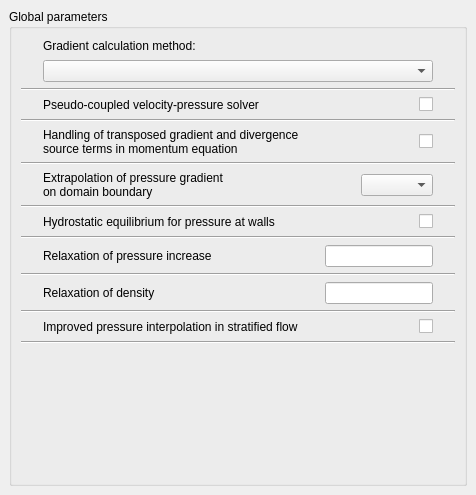
<?xml version="1.0" encoding="UTF-8"?>
<ui version="4.0">
 <class>NumericalParamGlobalForm</class>
 <widget class="QWidget" name="NumericalParamGlobalForm">
  <property name="geometry">
   <rect>
    <x>0</x>
    <y>0</y>
    <width>476</width>
    <height>495</height>
   </rect>
  </property>
  <property name="windowTitle">
   <string>Form</string>
  </property>
  <layout class="QGridLayout">
   <property name="leftMargin">
    <number>9</number>
   </property>
   <property name="topMargin">
    <number>9</number>
   </property>
   <property name="rightMargin">
    <number>9</number>
   </property>
   <property name="bottomMargin">
    <number>9</number>
   </property>
   <property name="spacing">
    <number>6</number>
   </property>
   <item row="0" column="0">
    <widget class="QGroupBox" name="groupBox">
     <property name="mouseTracking">
      <bool>false</bool>
     </property>
     <property name="toolTip">
      <string>&lt;html&gt;&lt;head/&gt;&lt;body&gt;&lt;p&gt;&lt;span style=&quot; font-size:9pt;&quot;&gt;Define global numerical parameters for the calculation.&lt;/span&gt;&lt;/p&gt;&lt;/body&gt;&lt;/html&gt;</string>
     </property>
     <property name="title">
      <string>Global parameters</string>
     </property>
     <layout class="QGridLayout">
      <property name="leftMargin">
       <number>9</number>
      </property>
      <property name="topMargin">
       <number>9</number>
      </property>
      <property name="rightMargin">
       <number>9</number>
      </property>
      <property name="bottomMargin">
       <number>9</number>
      </property>
      <property name="spacing">
       <number>6</number>
      </property>
      <item row="3" column="0">
       <widget class="Line" name="line_2">
        <property name="orientation">
         <enum>Qt::Horizontal</enum>
        </property>
       </widget>
      </item>
      <item row="5" column="0">
       <widget class="Line" name="line_3">
        <property name="orientation">
         <enum>Qt::Horizontal</enum>
        </property>
       </widget>
      </item>
      <item row="7" column="0">
       <widget class="Line" name="line_6">
        <property name="orientation">
         <enum>Qt::Horizontal</enum>
        </property>
       </widget>
      </item>
      <item row="9" column="0">
       <widget class="Line" name="line_4">
        <property name="orientation">
         <enum>Qt::Horizontal</enum>
        </property>
       </widget>
      </item>
      <item row="11" column="0">
       <widget class="Line" name="line_5">
        <property name="orientation">
         <enum>Qt::Horizontal</enum>
        </property>
       </widget>
      </item>
      <item row="12" column="0">
       <layout class="QHBoxLayout">
        <property name="spacing">
         <number>6</number>
        </property>
        <property name="leftMargin">
         <number>0</number>
        </property>
        <property name="topMargin">
         <number>0</number>
        </property>
        <property name="rightMargin">
         <number>0</number>
        </property>
        <property name="bottomMargin">
         <number>0</number>
        </property>
        <item>
         <spacer>
          <property name="orientation">
           <enum>Qt::Horizontal</enum>
          </property>
          <property name="sizeHint" stdset="0">
           <size>
            <width>16</width>
            <height>16</height>
           </size>
          </property>
         </spacer>
        </item>
        <item>
         <widget class="QFrame" name="frame">
          <property name="minimumSize">
           <size>
            <width>390</width>
            <height>16</height>
           </size>
          </property>
          <property name="frameShape">
           <enum>QFrame::NoFrame</enum>
          </property>
          <property name="frameShadow">
           <enum>QFrame::Raised</enum>
          </property>
          <layout class="QGridLayout">
           <property name="leftMargin">
            <number>0</number>
           </property>
           <property name="topMargin">
            <number>0</number>
           </property>
           <property name="rightMargin">
            <number>0</number>
           </property>
           <property name="bottomMargin">
            <number>0</number>
           </property>
           <property name="spacing">
            <number>6</number>
           </property>
           <item row="0" column="0">
            <layout class="QHBoxLayout">
             <property name="spacing">
              <number>6</number>
             </property>
             <property name="leftMargin">
              <number>0</number>
             </property>
             <property name="topMargin">
              <number>0</number>
             </property>
             <property name="rightMargin">
              <number>0</number>
             </property>
             <property name="bottomMargin">
              <number>0</number>
             </property>
             <item>
              <widget class="QLabel" name="labelSRROM">
               <property name="toolTip">
                <string>&lt;html&gt;&lt;head/&gt;&lt;body&gt;&lt;p&gt;&lt;span style=&quot; font-size:9pt;&quot;&gt;Define the sub-relaxation coefficient &lt;/span&gt;&lt;span style=&quot; font-size:9pt; font-weight:600;&quot;&gt;SRROM&lt;/span&gt;&lt;span style=&quot; font-size:9pt;&quot;&gt; for the density, in case of gas combustion, pulverized coal or electric arcs: &lt;/span&gt;&lt;/p&gt;&lt;p&gt;&lt;span style=&quot; font-size:9pt; font-weight:600;&quot;&gt;rho&lt;/span&gt;&lt;span style=&quot; font-size:9pt; font-weight:600; vertical-align:super;&quot;&gt;n+1&lt;/span&gt;&lt;span style=&quot; font-size:9pt; font-weight:600;&quot;&gt; = SRROM * rho&lt;/span&gt;&lt;span style=&quot; font-size:9pt; font-weight:600; vertical-align:super;&quot;&gt;n&lt;/span&gt;&lt;span style=&quot; font-size:9pt; font-weight:600;&quot;&gt; + (1-SRROM) * rho&lt;/span&gt;&lt;span style=&quot; font-size:9pt; font-weight:600; vertical-align:super;&quot;&gt;n+1&lt;/span&gt;&lt;/p&gt;&lt;p&gt;&lt;span style=&quot; font-size:9pt;&quot;&gt;(Code_Saturne key word: &lt;/span&gt;&lt;span style=&quot; font-size:9pt; font-weight:600;&quot;&gt;SRROM&lt;/span&gt;&lt;span style=&quot; font-size:9pt;&quot;&gt;)&lt;/span&gt;&lt;/p&gt;&lt;/body&gt;&lt;/html&gt;</string>
               </property>
               <property name="text">
                <string>Relaxation of density</string>
               </property>
              </widget>
             </item>
             <item>
              <spacer>
               <property name="orientation">
                <enum>Qt::Horizontal</enum>
               </property>
               <property name="sizeHint" stdset="0">
                <size>
                 <width>16</width>
                 <height>16</height>
                </size>
               </property>
              </spacer>
             </item>
             <item>
              <widget class="QLineEdit" name="lineEditSRROM">
               <property name="sizePolicy">
                <sizepolicy hsizetype="Fixed" vsizetype="Fixed">
                 <horstretch>0</horstretch>
                 <verstretch>0</verstretch>
                </sizepolicy>
               </property>
               <property name="minimumSize">
                <size>
                 <width>60</width>
                 <height>0</height>
                </size>
               </property>
               <property name="toolTip">
                <string>&lt;html&gt;&lt;head/&gt;&lt;body&gt;&lt;p&gt;&lt;span style=&quot; font-size:9pt;&quot;&gt;Define the sub-relaxation coefficient &lt;/span&gt;&lt;span style=&quot; font-size:9pt; font-weight:600;&quot;&gt;SRROM&lt;/span&gt;&lt;span style=&quot; font-size:9pt;&quot;&gt; for the density, in case of gas combustion, pulverized coal or electric arcs: &lt;/span&gt;&lt;/p&gt;&lt;p&gt;&lt;span style=&quot; font-size:9pt; font-weight:600;&quot;&gt;rho&lt;/span&gt;&lt;span style=&quot; font-size:9pt; font-weight:600; vertical-align:super;&quot;&gt;n+1&lt;/span&gt;&lt;span style=&quot; font-size:9pt; font-weight:600;&quot;&gt; = SRROM * rho&lt;/span&gt;&lt;span style=&quot; font-size:9pt; font-weight:600; vertical-align:super;&quot;&gt;n&lt;/span&gt;&lt;span style=&quot; font-size:9pt; font-weight:600;&quot;&gt; + (1-SRROM) * rho&lt;/span&gt;&lt;span style=&quot; font-size:9pt; font-weight:600; vertical-align:super;&quot;&gt;n+1&lt;/span&gt;&lt;/p&gt;&lt;p&gt;&lt;span style=&quot; font-size:9pt;&quot;&gt;(Code_Saturne key word: &lt;/span&gt;&lt;span style=&quot; font-size:9pt; font-weight:600;&quot;&gt;SRROM&lt;/span&gt;&lt;span style=&quot; font-size:9pt;&quot;&gt;)&lt;/span&gt;&lt;/p&gt;&lt;/body&gt;&lt;/html&gt;</string>
               </property>
              </widget>
             </item>
            </layout>
           </item>
          </layout>
         </widget>
        </item>
        <item>
         <spacer>
          <property name="orientation">
           <enum>Qt::Horizontal</enum>
          </property>
          <property name="sizeHint" stdset="0">
           <size>
            <width>16</width>
            <height>16</height>
           </size>
          </property>
         </spacer>
        </item>
       </layout>
      </item>
      <item row="13" column="0">
       <widget class="Line" name="line_7">
        <property name="orientation">
         <enum>Qt::Horizontal</enum>
        </property>
       </widget>
      </item>
      <item row="15" column="0">
       <widget class="Line" name="line_8">
        <property name="orientation">
         <enum>Qt::Horizontal</enum>
        </property>
       </widget>
      </item>
      <item row="16" column="0">
       <spacer>
        <property name="orientation">
         <enum>Qt::Vertical</enum>
        </property>
        <property name="sizeHint" stdset="0">
         <size>
          <width>420</width>
          <height>20</height>
         </size>
        </property>
       </spacer>
      </item>
      <item row="8" column="0">
       <layout class="QHBoxLayout">
        <property name="spacing">
         <number>6</number>
        </property>
        <property name="leftMargin">
         <number>0</number>
        </property>
        <property name="topMargin">
         <number>0</number>
        </property>
        <property name="rightMargin">
         <number>0</number>
        </property>
        <property name="bottomMargin">
         <number>0</number>
        </property>
        <item>
         <spacer>
          <property name="orientation">
           <enum>Qt::Horizontal</enum>
          </property>
          <property name="sizeHint" stdset="0">
           <size>
            <width>16</width>
            <height>16</height>
           </size>
          </property>
         </spacer>
        </item>
        <item>
         <widget class="QFrame" name="frame_7">
          <property name="minimumSize">
           <size>
            <width>390</width>
            <height>16</height>
           </size>
          </property>
          <property name="frameShape">
           <enum>QFrame::NoFrame</enum>
          </property>
          <property name="frameShadow">
           <enum>QFrame::Raised</enum>
          </property>
          <layout class="QGridLayout">
           <property name="leftMargin">
            <number>0</number>
           </property>
           <property name="topMargin">
            <number>0</number>
           </property>
           <property name="rightMargin">
            <number>0</number>
           </property>
           <property name="bottomMargin">
            <number>0</number>
           </property>
           <property name="spacing">
            <number>6</number>
           </property>
           <item row="0" column="0">
            <layout class="QHBoxLayout">
             <property name="spacing">
              <number>6</number>
             </property>
             <property name="leftMargin">
              <number>0</number>
             </property>
             <property name="topMargin">
              <number>0</number>
             </property>
             <property name="rightMargin">
              <number>0</number>
             </property>
             <property name="bottomMargin">
              <number>0</number>
             </property>
             <item>
              <widget class="QLabel" name="labelICFGRP">
               <property name="toolTip">
                <string>&lt;html&gt;&lt;head/&gt;&lt;body&gt;&lt;p&gt;&lt;span style=&quot; font-size:9pt;&quot;&gt;Choose whether the boundary conditions should take into account the hydrostatic balance.&lt;/span&gt;&lt;/p&gt;&lt;p&gt;&lt;span style=&quot; font-size:9pt;&quot;&gt;In the cases where gravity is predominant, taking into account the hydrostatic pressure allows to get rid of the disturbances which may appear near the horizontal walls when the flow is little convective. Otherwise, the pressure condition is calculated from the solution of the one-dimensional Euler equations for a perfect gas near a wall, for the variables normal velocity, density and pressure.&lt;/span&gt;&lt;/p&gt;&lt;p&gt;&lt;span style=&quot; font-size:9pt;&quot;&gt;(Code_Saturne key word: &lt;/span&gt;&lt;span style=&quot; font-size:9pt; font-weight:600;&quot;&gt;ICFGRP&lt;/span&gt;&lt;span style=&quot; font-size:9pt;&quot;&gt;)&lt;/span&gt;&lt;/p&gt;&lt;/body&gt;&lt;/html&gt;</string>
               </property>
               <property name="text">
                <string>Hydrostatic equilibrium for pressure at walls</string>
               </property>
              </widget>
             </item>
             <item>
              <spacer>
               <property name="orientation">
                <enum>Qt::Horizontal</enum>
               </property>
               <property name="sizeHint" stdset="0">
                <size>
                 <width>16</width>
                 <height>16</height>
                </size>
               </property>
              </spacer>
             </item>
             <item>
              <widget class="QCheckBox" name="checkBoxICFGRP">
               <property name="toolTip">
                <string>&lt;html&gt;&lt;head/&gt;&lt;body&gt;&lt;p&gt;&lt;span style=&quot; font-size:9pt;&quot;&gt;Choose whether the boundary conditions should take into account the hydrostatic balance.&lt;/span&gt;&lt;/p&gt;&lt;p&gt;&lt;span style=&quot; font-size:9pt;&quot;&gt;In the cases where gravity is predominant, taking into account the hydrostatic pressure allows to get rid of the disturbances which may appear near the horizontal walls when the flow is little convective. Otherwise, the pressure condition is calculated from the solution of the one-dimensional Euler equations for a perfect gas near a wall, for the variables normal velocity, density and pressure.&lt;/span&gt;&lt;/p&gt;&lt;p&gt;&lt;span style=&quot; font-size:9pt;&quot;&gt;(Code_Saturne key word: &lt;/span&gt;&lt;span style=&quot; font-size:9pt; font-weight:600;&quot;&gt;ICFGRP&lt;/span&gt;&lt;span style=&quot; font-size:9pt;&quot;&gt;)&lt;/span&gt;&lt;/p&gt;&lt;/body&gt;&lt;/html&gt;</string>
               </property>
               <property name="text">
                <string/>
               </property>
              </widget>
             </item>
            </layout>
           </item>
          </layout>
         </widget>
        </item>
        <item>
         <spacer>
          <property name="orientation">
           <enum>Qt::Horizontal</enum>
          </property>
          <property name="sizeHint" stdset="0">
           <size>
            <width>16</width>
            <height>16</height>
           </size>
          </property>
         </spacer>
        </item>
       </layout>
      </item>
      <item row="2" column="0">
       <layout class="QHBoxLayout">
        <property name="spacing">
         <number>6</number>
        </property>
        <property name="leftMargin">
         <number>0</number>
        </property>
        <property name="topMargin">
         <number>0</number>
        </property>
        <property name="rightMargin">
         <number>0</number>
        </property>
        <property name="bottomMargin">
         <number>0</number>
        </property>
        <item>
         <spacer>
          <property name="orientation">
           <enum>Qt::Horizontal</enum>
          </property>
          <property name="sizeHint" stdset="0">
           <size>
            <width>16</width>
            <height>16</height>
           </size>
          </property>
         </spacer>
        </item>
        <item>
         <widget class="QFrame" name="frame_5">
          <property name="minimumSize">
           <size>
            <width>390</width>
            <height>16</height>
           </size>
          </property>
          <property name="frameShape">
           <enum>QFrame::NoFrame</enum>
          </property>
          <property name="frameShadow">
           <enum>QFrame::Raised</enum>
          </property>
          <layout class="QGridLayout">
           <property name="leftMargin">
            <number>0</number>
           </property>
           <property name="topMargin">
            <number>0</number>
           </property>
           <property name="rightMargin">
            <number>0</number>
           </property>
           <property name="bottomMargin">
            <number>0</number>
           </property>
           <property name="spacing">
            <number>6</number>
           </property>
           <item row="0" column="0">
            <layout class="QHBoxLayout">
             <property name="spacing">
              <number>6</number>
             </property>
             <property name="leftMargin">
              <number>0</number>
             </property>
             <property name="topMargin">
              <number>0</number>
             </property>
             <property name="rightMargin">
              <number>0</number>
             </property>
             <property name="bottomMargin">
              <number>0</number>
             </property>
             <item>
              <widget class="QLabel" name="labelIPUCOU">
               <property name="toolTip">
                <string>&lt;html&gt;&lt;head/&gt;&lt;body&gt;&lt;p&gt;&lt;span style=&quot; font-size:9pt;&quot;&gt;Choose the algorithm for velocity/pressure coupling:&lt;br/&gt;- Standard algorithm (unticked box),&lt;br/&gt;- Reinforced coupling in case of calculation with long time steps (ticked box).&lt;/span&gt;&lt;/p&gt;&lt;p&gt;&lt;span style=&quot; font-size:9pt;&quot;&gt;(Code_Saturne key word: &lt;/span&gt;&lt;span style=&quot; font-size:9pt; font-weight:600;&quot;&gt;IPUCOU&lt;/span&gt;&lt;span style=&quot; font-size:9pt;&quot;&gt;)&lt;/span&gt;&lt;/p&gt;&lt;/body&gt;&lt;/html&gt;</string>
               </property>
               <property name="text">
                <string>Pseudo-coupled velocity-pressure solver</string>
               </property>
              </widget>
             </item>
             <item>
              <spacer>
               <property name="orientation">
                <enum>Qt::Horizontal</enum>
               </property>
               <property name="sizeHint" stdset="0">
                <size>
                 <width>16</width>
                 <height>16</height>
                </size>
               </property>
              </spacer>
             </item>
             <item>
              <widget class="QCheckBox" name="checkBoxIPUCOU">
               <property name="toolTip">
                <string>&lt;html&gt;&lt;head/&gt;&lt;body&gt;&lt;p&gt;&lt;span style=&quot; font-size:9pt;&quot;&gt;Choose the algorithm for velocity/pressure coupling:&lt;br/&gt;- Standard algorithm (unticked box),&lt;br/&gt;- Reinforced coupling in case of calculation with long time steps (ticked box).&lt;/span&gt;&lt;/p&gt;&lt;p&gt;&lt;span style=&quot; font-size:9pt;&quot;&gt;(Code_Saturne key word: &lt;/span&gt;&lt;span style=&quot; font-size:9pt; font-weight:600;&quot;&gt;IPUCOU&lt;/span&gt;&lt;span style=&quot; font-size:9pt;&quot;&gt;)&lt;/span&gt;&lt;/p&gt;&lt;/body&gt;&lt;/html&gt;</string>
               </property>
               <property name="text">
                <string/>
               </property>
              </widget>
             </item>
            </layout>
           </item>
          </layout>
         </widget>
        </item>
        <item>
         <spacer>
          <property name="orientation">
           <enum>Qt::Horizontal</enum>
          </property>
          <property name="sizeHint" stdset="0">
           <size>
            <width>16</width>
            <height>16</height>
           </size>
          </property>
         </spacer>
        </item>
       </layout>
      </item>
      <item row="4" column="0">
       <layout class="QHBoxLayout">
        <property name="spacing">
         <number>6</number>
        </property>
        <property name="leftMargin">
         <number>0</number>
        </property>
        <property name="topMargin">
         <number>0</number>
        </property>
        <property name="rightMargin">
         <number>0</number>
        </property>
        <property name="bottomMargin">
         <number>0</number>
        </property>
        <item>
         <spacer>
          <property name="orientation">
           <enum>Qt::Horizontal</enum>
          </property>
          <property name="sizeHint" stdset="0">
           <size>
            <width>16</width>
            <height>16</height>
           </size>
          </property>
         </spacer>
        </item>
        <item>
         <widget class="QFrame" name="frame_4">
          <property name="minimumSize">
           <size>
            <width>390</width>
            <height>16</height>
           </size>
          </property>
          <property name="frameShape">
           <enum>QFrame::NoFrame</enum>
          </property>
          <property name="frameShadow">
           <enum>QFrame::Raised</enum>
          </property>
          <layout class="QGridLayout">
           <property name="leftMargin">
            <number>0</number>
           </property>
           <property name="topMargin">
            <number>0</number>
           </property>
           <property name="rightMargin">
            <number>0</number>
           </property>
           <property name="bottomMargin">
            <number>0</number>
           </property>
           <property name="spacing">
            <number>6</number>
           </property>
           <item row="0" column="0">
            <layout class="QHBoxLayout">
             <property name="spacing">
              <number>6</number>
             </property>
             <property name="leftMargin">
              <number>0</number>
             </property>
             <property name="topMargin">
              <number>0</number>
             </property>
             <property name="rightMargin">
              <number>0</number>
             </property>
             <property name="bottomMargin">
              <number>0</number>
             </property>
             <item>
              <widget class="QLabel" name="labelIVISSE">
               <property name="toolTip">
                <string>&lt;html&gt;&lt;head/&gt;&lt;body&gt;&lt;p&gt;&lt;span style=&quot; font-size:9pt;&quot;&gt;Indicate whether the source terms in transposed gradient and velocity divergence should be taken into account in the moment equation. In the compressible module, these terms also account for the volume viscosity.&lt;/span&gt;&lt;/p&gt;&lt;p&gt;&lt;span style=&quot; font-size:9pt;&quot;&gt;(Code_Saturne key word: &lt;/span&gt;&lt;span style=&quot; font-size:9pt; font-weight:600;&quot;&gt;IVISSE&lt;/span&gt;&lt;span style=&quot; font-size:9pt;&quot;&gt;)&lt;/span&gt;&lt;/p&gt;&lt;/body&gt;&lt;/html&gt;</string>
               </property>
               <property name="text">
                <string>Handling of transposed gradient and divergence
source terms in momentum equation</string>
               </property>
              </widget>
             </item>
             <item>
              <spacer>
               <property name="orientation">
                <enum>Qt::Horizontal</enum>
               </property>
               <property name="sizeHint" stdset="0">
                <size>
                 <width>16</width>
                 <height>16</height>
                </size>
               </property>
              </spacer>
             </item>
             <item>
              <widget class="QCheckBox" name="checkBoxIVISSE">
               <property name="toolTip">
                <string>&lt;html&gt;&lt;head/&gt;&lt;body&gt;&lt;p&gt;&lt;span style=&quot; font-size:9pt;&quot;&gt;Indicate whether the source terms in transposed gradient and velocity divergence should be taken into account in the moment equation. In the compressible module, these terms also account for the volume viscosity.&lt;/span&gt;&lt;/p&gt;&lt;p&gt;&lt;span style=&quot; font-size:9pt;&quot;&gt;(Code_Saturne key word: &lt;/span&gt;&lt;span style=&quot; font-size:9pt; font-weight:600;&quot;&gt;IVISSE&lt;/span&gt;&lt;span style=&quot; font-size:9pt;&quot;&gt;)&lt;/span&gt;&lt;/p&gt;&lt;/body&gt;&lt;/html&gt;</string>
               </property>
               <property name="text">
                <string/>
               </property>
              </widget>
             </item>
            </layout>
           </item>
          </layout>
         </widget>
        </item>
        <item>
         <spacer>
          <property name="orientation">
           <enum>Qt::Horizontal</enum>
          </property>
          <property name="sizeHint" stdset="0">
           <size>
            <width>20</width>
            <height>20</height>
           </size>
          </property>
         </spacer>
        </item>
       </layout>
      </item>
      <item row="10" column="0">
       <layout class="QHBoxLayout">
        <property name="spacing">
         <number>6</number>
        </property>
        <property name="leftMargin">
         <number>0</number>
        </property>
        <property name="topMargin">
         <number>0</number>
        </property>
        <property name="rightMargin">
         <number>0</number>
        </property>
        <property name="bottomMargin">
         <number>0</number>
        </property>
        <item>
         <spacer>
          <property name="orientation">
           <enum>Qt::Horizontal</enum>
          </property>
          <property name="sizeHint" stdset="0">
           <size>
            <width>16</width>
            <height>16</height>
           </size>
          </property>
         </spacer>
        </item>
        <item>
         <widget class="QFrame" name="frame_2">
          <property name="minimumSize">
           <size>
            <width>390</width>
            <height>16</height>
           </size>
          </property>
          <property name="frameShape">
           <enum>QFrame::NoFrame</enum>
          </property>
          <property name="frameShadow">
           <enum>QFrame::Raised</enum>
          </property>
          <layout class="QGridLayout">
           <property name="leftMargin">
            <number>0</number>
           </property>
           <property name="topMargin">
            <number>0</number>
           </property>
           <property name="rightMargin">
            <number>0</number>
           </property>
           <property name="bottomMargin">
            <number>0</number>
           </property>
           <property name="spacing">
            <number>6</number>
           </property>
           <item row="0" column="0">
            <layout class="QHBoxLayout">
             <property name="spacing">
              <number>6</number>
             </property>
             <property name="leftMargin">
              <number>0</number>
             </property>
             <property name="topMargin">
              <number>0</number>
             </property>
             <property name="rightMargin">
              <number>0</number>
             </property>
             <property name="bottomMargin">
              <number>0</number>
             </property>
             <item>
              <widget class="QLabel" name="labelRELAXP">
               <property name="toolTip">
                <string>&lt;html&gt;&lt;head/&gt;&lt;body&gt;&lt;p&gt;&lt;span style=&quot; font-size:9pt;&quot;&gt;Define the relaxation coefficient of the pressure, in case of unsteady algorithm. Its default value is 1 for the pressure.&lt;/span&gt;&lt;/p&gt;&lt;/body&gt;&lt;/html&gt;</string>
               </property>
               <property name="text">
                <string>Relaxation of pressure increase</string>
               </property>
              </widget>
             </item>
             <item>
              <spacer>
               <property name="orientation">
                <enum>Qt::Horizontal</enum>
               </property>
               <property name="sizeHint" stdset="0">
                <size>
                 <width>16</width>
                 <height>21</height>
                </size>
               </property>
              </spacer>
             </item>
             <item>
              <widget class="QLineEdit" name="lineEditRELAXP">
               <property name="sizePolicy">
                <sizepolicy hsizetype="Fixed" vsizetype="Fixed">
                 <horstretch>0</horstretch>
                 <verstretch>0</verstretch>
                </sizepolicy>
               </property>
               <property name="minimumSize">
                <size>
                 <width>60</width>
                 <height>0</height>
                </size>
               </property>
               <property name="toolTip">
                <string>&lt;html&gt;&lt;head/&gt;&lt;body&gt;&lt;p&gt;&lt;span style=&quot; font-size:9pt;&quot;&gt;Define the relaxation coefficient of the pressure, in case of unsteady algorithm. Its default value is 1 for the pressure.&lt;/span&gt;&lt;/p&gt;&lt;/body&gt;&lt;/html&gt;</string>
               </property>
              </widget>
             </item>
            </layout>
           </item>
          </layout>
         </widget>
        </item>
        <item>
         <spacer>
          <property name="orientation">
           <enum>Qt::Horizontal</enum>
          </property>
          <property name="sizeHint" stdset="0">
           <size>
            <width>16</width>
            <height>16</height>
           </size>
          </property>
         </spacer>
        </item>
       </layout>
      </item>
      <item row="14" column="0">
       <layout class="QHBoxLayout">
        <property name="spacing">
         <number>6</number>
        </property>
        <property name="leftMargin">
         <number>0</number>
        </property>
        <property name="topMargin">
         <number>0</number>
        </property>
        <property name="rightMargin">
         <number>0</number>
        </property>
        <property name="bottomMargin">
         <number>0</number>
        </property>
        <item>
         <spacer>
          <property name="orientation">
           <enum>Qt::Horizontal</enum>
          </property>
          <property name="sizeHint" stdset="0">
           <size>
            <width>16</width>
            <height>16</height>
           </size>
          </property>
         </spacer>
        </item>
        <item>
         <widget class="QFrame" name="frame_8">
          <property name="minimumSize">
           <size>
            <width>390</width>
            <height>16</height>
           </size>
          </property>
          <property name="frameShape">
           <enum>QFrame::NoFrame</enum>
          </property>
          <property name="frameShadow">
           <enum>QFrame::Raised</enum>
          </property>
          <layout class="QGridLayout">
           <property name="leftMargin">
            <number>0</number>
           </property>
           <property name="topMargin">
            <number>0</number>
           </property>
           <property name="rightMargin">
            <number>0</number>
           </property>
           <property name="bottomMargin">
            <number>0</number>
           </property>
           <property name="spacing">
            <number>6</number>
           </property>
           <item row="0" column="0">
            <layout class="QHBoxLayout">
             <property name="spacing">
              <number>6</number>
             </property>
             <property name="leftMargin">
              <number>0</number>
             </property>
             <property name="topMargin">
              <number>0</number>
             </property>
             <property name="rightMargin">
              <number>0</number>
             </property>
             <property name="bottomMargin">
              <number>0</number>
             </property>
             <item>
              <widget class="QLabel" name="labelImprovedPressure">
               <property name="toolTip">
                <string>&lt;html&gt;&lt;head/&gt;&lt;body&gt;&lt;p&gt;&lt;span style=&quot; font-size:9pt;&quot;&gt;Specify the method for taking into account the balance between the pressure gradient and the source terms (gravity and head losses):&lt;br/&gt;- Standard algorithm (Unticked box),&lt;br/&gt;- Improved algorithm (Ticked box).&lt;/span&gt;&lt;/p&gt;&lt;p&gt;&lt;span style=&quot; font-size:9pt;&quot;&gt;&lt;br/&gt;When the density effects are important, the choice of the improved algorithm allows to improve the interpolation of the pressure and correct the non-physical velocities which may appear in highly stratified areas or near horizontal walls. The improved algorithm also allows eradicating the velocity oscillations which tend toappear at the frontiers of areas with high head losses.&lt;/span&gt;&lt;/p&gt;&lt;p&gt;&lt;span style=&quot; font-size:9pt;&quot;&gt;(Code_Saturne key word: &lt;/span&gt;&lt;span style=&quot; font-size:9pt; font-weight:600;&quot;&gt;IPHYDR&lt;/span&gt;&lt;span style=&quot; font-size:9pt;&quot;&gt; and &lt;/span&gt;&lt;span style=&quot; font-size:9pt; font-weight:600;&quot;&gt;ICALHY&lt;/span&gt;&lt;span style=&quot; font-size:9pt;&quot;&gt;)&lt;/span&gt;&lt;/p&gt;&lt;/body&gt;&lt;/html&gt;</string>
               </property>
               <property name="text">
                <string>Improved pressure interpolation in stratified flow</string>
               </property>
              </widget>
             </item>
             <item>
              <spacer>
               <property name="orientation">
                <enum>Qt::Horizontal</enum>
               </property>
               <property name="sizeHint" stdset="0">
                <size>
                 <width>16</width>
                 <height>16</height>
                </size>
               </property>
              </spacer>
             </item>
             <item>
              <widget class="QCheckBox" name="checkBoxImprovedPressure">
               <property name="toolTip">
                <string>&lt;html&gt;&lt;head/&gt;&lt;body&gt;&lt;p&gt;&lt;span style=&quot; font-size:9pt;&quot;&gt;Specify the method for taking into account the balance between the pressure gradient and the source terms (gravity and head losses):&lt;br/&gt;- Standard algorithm (Unticked box),&lt;br/&gt;- Improved algorithm (Ticked box).&lt;/span&gt;&lt;/p&gt;&lt;p&gt;&lt;span style=&quot; font-size:9pt;&quot;&gt;&lt;br/&gt;When the density effects are important, the choice of the improved algorithm allows to improve the interpolation of the pressure and correct the non-physical velocities which may appear in highly stratified areas or near horizontal walls. The improved algorithm also allows eradicating the velocity oscillations which tend toappear at the frontiers of areas with high head losses.&lt;/span&gt;&lt;/p&gt;&lt;p&gt;&lt;span style=&quot; font-size:9pt;&quot;&gt;(Code_Saturne key word: &lt;/span&gt;&lt;span style=&quot; font-size:9pt; font-weight:600;&quot;&gt;IPHYDR&lt;/span&gt;&lt;span style=&quot; font-size:9pt;&quot;&gt; and &lt;/span&gt;&lt;span style=&quot; font-size:9pt; font-weight:600;&quot;&gt;ICALHY&lt;/span&gt;&lt;span style=&quot; font-size:9pt;&quot;&gt;)&lt;/span&gt;&lt;/p&gt;&lt;/body&gt;&lt;/html&gt;</string>
               </property>
               <property name="text">
                <string/>
               </property>
              </widget>
             </item>
            </layout>
           </item>
          </layout>
         </widget>
        </item>
        <item>
         <spacer>
          <property name="orientation">
           <enum>Qt::Horizontal</enum>
          </property>
          <property name="sizeHint" stdset="0">
           <size>
            <width>16</width>
            <height>16</height>
           </size>
          </property>
         </spacer>
        </item>
       </layout>
      </item>
      <item row="0" column="0">
       <layout class="QHBoxLayout">
        <property name="spacing">
         <number>6</number>
        </property>
        <property name="leftMargin">
         <number>0</number>
        </property>
        <property name="topMargin">
         <number>0</number>
        </property>
        <property name="rightMargin">
         <number>0</number>
        </property>
        <property name="bottomMargin">
         <number>0</number>
        </property>
        <item>
         <spacer>
          <property name="orientation">
           <enum>Qt::Horizontal</enum>
          </property>
          <property name="sizeHint" stdset="0">
           <size>
            <width>16</width>
            <height>16</height>
           </size>
          </property>
         </spacer>
        </item>
        <item>
         <widget class="QFrame" name="frame_6">
          <property name="minimumSize">
           <size>
            <width>390</width>
            <height>16</height>
           </size>
          </property>
          <property name="frameShape">
           <enum>QFrame::NoFrame</enum>
          </property>
          <property name="frameShadow">
           <enum>QFrame::Raised</enum>
          </property>
          <layout class="QGridLayout">
           <property name="leftMargin">
            <number>0</number>
           </property>
           <property name="topMargin">
            <number>0</number>
           </property>
           <property name="rightMargin">
            <number>0</number>
           </property>
           <property name="bottomMargin">
            <number>0</number>
           </property>
           <property name="spacing">
            <number>6</number>
           </property>
           <item row="0" column="0">
            <layout class="QGridLayout">
             <property name="leftMargin">
              <number>0</number>
             </property>
             <property name="topMargin">
              <number>0</number>
             </property>
             <property name="rightMargin">
              <number>0</number>
             </property>
             <property name="bottomMargin">
              <number>0</number>
             </property>
             <property name="spacing">
              <number>6</number>
             </property>
             <item row="0" column="0">
              <layout class="QHBoxLayout">
               <property name="spacing">
                <number>6</number>
               </property>
               <property name="leftMargin">
                <number>0</number>
               </property>
               <property name="topMargin">
                <number>0</number>
               </property>
               <property name="rightMargin">
                <number>0</number>
               </property>
               <property name="bottomMargin">
                <number>0</number>
               </property>
               <item>
                <widget class="QLabel" name="labelIMRGRA">
                 <property name="toolTip">
                  <string>&lt;html&gt;&lt;head/&gt;&lt;body&gt;&lt;p&gt;&lt;span style=&quot; font-size:9pt;&quot;&gt;Indicate the gradient reconstruction method (one method for all the variables):&lt;br/&gt;- Iterative handling of the non-orthogonalities,&lt;br/&gt;- Least squares method based on the first neighbour cells (which share a face with the treated cell),&lt;br/&gt;- Least squares method based on the extended neighbourhood (cells which share a node with the treated cell),&lt;br/&gt;- Least squares method based on a partial extended neighbourhood (all first neighbours plus the extended neighbourhood cells that are connected to a face where the non-orthogonality angle is larger than a certain parameter),&lt;br/&gt;- Iterative method with least squares initialization on the first neighbours&lt;/span&gt;&lt;/p&gt;&lt;/body&gt;&lt;/html&gt;</string>
                 </property>
                 <property name="text">
                  <string>Gradient calculation method:</string>
                 </property>
                </widget>
               </item>
               <item>
                <spacer>
                 <property name="orientation">
                  <enum>Qt::Horizontal</enum>
                 </property>
                 <property name="sizeHint" stdset="0">
                  <size>
                   <width>16</width>
                   <height>16</height>
                  </size>
                 </property>
                </spacer>
               </item>
              </layout>
             </item>
             <item row="1" column="0">
              <widget class="QComboBox" name="comboBoxIMRGRA">
               <property name="toolTip">
                <string>&lt;html&gt;&lt;head/&gt;&lt;body&gt;&lt;p&gt;&lt;span style=&quot; font-size:9pt;&quot;&gt;Indicate the gradient reconstruction method (one method for all the variables):&lt;br/&gt;- Iterative handling of the non-orthogonalities,&lt;br/&gt;- Least squares method based on the first neighbour cells (which share a face with the treated cell),&lt;br/&gt;- Least squares method based on the extended neighbourhood (cells which share a node with the treated cell),&lt;br/&gt;- Least squares method based on a partial extended neighbourhood (all first neighbours plus the extended neighbourhood cells that are connected to a face where the non-orthogonality angle is larger than a certain parameter),&lt;br/&gt;- Iterative method with least squares initialization on the first neighbours&lt;/span&gt;&lt;/p&gt;&lt;/body&gt;&lt;/html&gt;</string>
               </property>
              </widget>
             </item>
            </layout>
           </item>
          </layout>
         </widget>
        </item>
        <item>
         <spacer>
          <property name="orientation">
           <enum>Qt::Horizontal</enum>
          </property>
          <property name="sizeHint" stdset="0">
           <size>
            <width>20</width>
            <height>20</height>
           </size>
          </property>
         </spacer>
        </item>
       </layout>
      </item>
      <item row="1" column="0">
       <widget class="Line" name="line">
        <property name="orientation">
         <enum>Qt::Horizontal</enum>
        </property>
       </widget>
      </item>
      <item row="6" column="0">
       <layout class="QHBoxLayout">
        <property name="spacing">
         <number>6</number>
        </property>
        <property name="leftMargin">
         <number>0</number>
        </property>
        <property name="topMargin">
         <number>0</number>
        </property>
        <property name="rightMargin">
         <number>0</number>
        </property>
        <property name="bottomMargin">
         <number>0</number>
        </property>
        <item>
         <spacer>
          <property name="orientation">
           <enum>Qt::Horizontal</enum>
          </property>
          <property name="sizeHint" stdset="0">
           <size>
            <width>16</width>
            <height>16</height>
           </size>
          </property>
         </spacer>
        </item>
        <item>
         <widget class="QFrame" name="frame_3">
          <property name="minimumSize">
           <size>
            <width>390</width>
            <height>16</height>
           </size>
          </property>
          <property name="frameShape">
           <enum>QFrame::NoFrame</enum>
          </property>
          <property name="frameShadow">
           <enum>QFrame::Raised</enum>
          </property>
          <layout class="QGridLayout">
           <property name="leftMargin">
            <number>0</number>
           </property>
           <property name="topMargin">
            <number>0</number>
           </property>
           <property name="rightMargin">
            <number>0</number>
           </property>
           <property name="bottomMargin">
            <number>0</number>
           </property>
           <property name="spacing">
            <number>6</number>
           </property>
           <item row="0" column="0">
            <layout class="QHBoxLayout">
             <property name="spacing">
              <number>6</number>
             </property>
             <property name="leftMargin">
              <number>0</number>
             </property>
             <property name="topMargin">
              <number>0</number>
             </property>
             <property name="rightMargin">
              <number>0</number>
             </property>
             <property name="bottomMargin">
              <number>0</number>
             </property>
             <item>
              <widget class="QLabel" name="labelEXTRAG">
               <property name="toolTip">
                <string>&lt;html&gt;&lt;head/&gt;&lt;body&gt;&lt;p&gt;&lt;span style=&quot; font-size:9pt;&quot;&gt;Choose the extrapolation of pressure gradient on domain boundary:&lt;br/&gt;- Homogeneous Neumann calculated at first-order,&lt;br/&gt;- Gradient extrapolation (gradient at the boundary face equal to the gradient in the neighbour cell), calculated at second-order in the case of an orthogonal mesh and at first-order otherwise. It can correct the non-physical velocities that appear on horizontal walls when there is a variable density and gravity.&lt;/span&gt;&lt;/p&gt;&lt;/body&gt;&lt;/html&gt;</string>
               </property>
               <property name="text">
                <string>Extrapolation of pressure gradient
on domain boundary</string>
               </property>
              </widget>
             </item>
             <item>
              <spacer>
               <property name="orientation">
                <enum>Qt::Horizontal</enum>
               </property>
               <property name="sizeHint" stdset="0">
                <size>
                 <width>16</width>
                 <height>16</height>
                </size>
               </property>
              </spacer>
             </item>
             <item>
              <widget class="QComboBox" name="comboBoxEXTRAG">
               <property name="toolTip">
                <string>&lt;html&gt;&lt;head/&gt;&lt;body&gt;&lt;p&gt;&lt;span style=&quot; font-size:9pt;&quot;&gt;Choose the extrapolation of pressure gradient on domain boundary:&lt;br/&gt;- Homogeneous Neumann calculated at first-order,&lt;br/&gt;- Gradient extrapolation (gradient at the boundary face equal to the gradient in the neighbour cell), calculated at second-order in the case of an orthogonal mesh and at first-order otherwise. It can correct the non-physical velocities that appear on horizontal walls when there is a variable density and gravity.&lt;/span&gt;&lt;/p&gt;&lt;/body&gt;&lt;/html&gt;</string>
               </property>
              </widget>
             </item>
            </layout>
           </item>
          </layout>
         </widget>
        </item>
        <item>
         <spacer>
          <property name="orientation">
           <enum>Qt::Horizontal</enum>
          </property>
          <property name="sizeHint" stdset="0">
           <size>
            <width>16</width>
            <height>16</height>
           </size>
          </property>
         </spacer>
        </item>
       </layout>
      </item>
     </layout>
    </widget>
   </item>
  </layout>
 </widget>
 <resources/>
 <connections/>
</ui>
